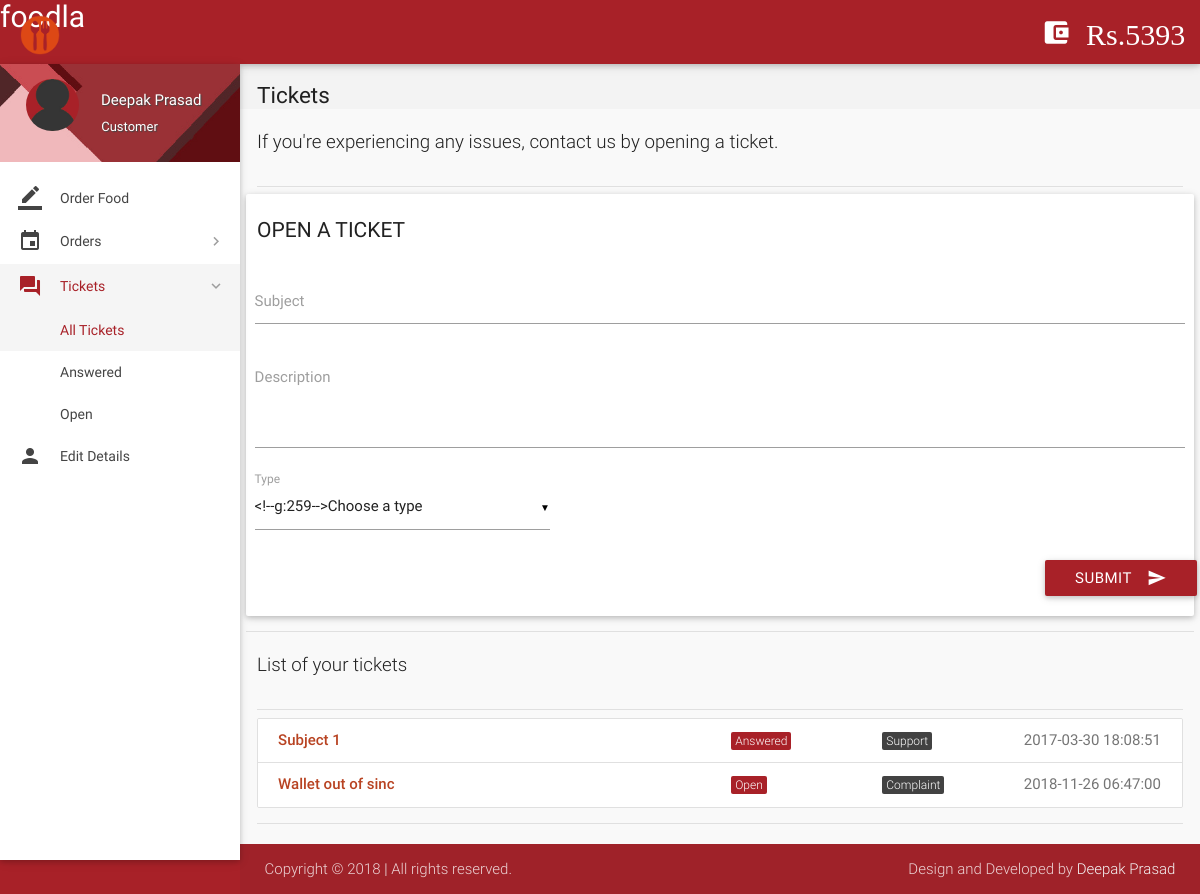
The app's page /tickets.php (signed in) with its own data.
### tables this page shows
CREATE TABLE `wallet_details` (
  `id` int(11) NOT NULL,
  `wallet_id` int(11) NOT NULL,
  `number` varchar(16) NOT NULL,
  `cvv` int(3) NOT NULL,
  `balance` int(11) NOT NULL DEFAULT '2000'
);

CREATE TABLE `tickets` (
  `id` int(11) NOT NULL,
  `poster_id` int(11) NOT NULL,
  `subject` varchar(100) NOT NULL,
  `description` varchar(3000) NOT NULL,
  `status` varchar(8) NOT NULL DEFAULT 'Open',
  `type` varchar(30) NOT NULL DEFAULT 'Others',
  `date` datetime NOT NULL DEFAULT CURRENT_TIMESTAMP,
  `deleted` tinyint(4) NOT NULL DEFAULT '0'
);

### includes/wallet.php (called while the page is built)
<?php
$user_id=$_SESSION['user_id'];
$sql = mysqli_query($con, "SELECT * FROM wallet where customer_id = $user_id");
while($row1 = mysqli_fetch_array($sql)){
$wallet_id = $row1['id'];
}
$sql = mysqli_query($con, "SELECT * FROM wallet_details where wallet_id = $wallet_id");
while($row1 = mysqli_fetch_array($sql)){
$balance = $row1['balance'];
}
?>

### includes/connect.php (called while the page is built, shortened)
<?php
if(isset($_SESSION['name'])){
$name = $_SESSION['name'];
$role = $_SESSION['role'];}
?>

### tickets.php (the view, shortened to what this page needs)
<?php
include 'includes/connect.php';
include 'includes/wallet.php';
	if($_SESSION['customer_sid']==session_id())
	{
		?>
<!DOCTYPE html>
<html lang="en">
<head>
  <link href="css/materialize.min.css" type="text/css" rel="stylesheet" media="screen,projection">
  <link href="css/style.min.css" type="text/css" rel="stylesheet" media="screen,projection">
  <link href="css/custom/custom.min.css" type="text/css" rel="stylesheet" media="screen,projection">
  <link href="js/plugins/perfect-scrollbar/perfect-scrollbar.css" type="text/css" rel="stylesheet" media="screen,projection">
  <link href="js/plugins/data-tables/css/jquery.dataTables.min.css" type="text/css" rel="stylesheet" media="screen,projection">
</head>
<body>
  <header id="header" class="page-topbar">
        <div class="navbar-fixed">
            <nav class="navbar-color">
                <div class="nav-wrapper">
                    <ul class="left">
											<li><h1 class="logo-wrapper"><a href="index.php" class="brand-logo darken-1"><img src="images/logo.png" style="height:40px;width:40px;"alt="logo"></a> <span>foodla</span></h1></li>
                    </ul>
                    <ul class="right hide-on-med-and-down">
											<li><a href="#" class="waves-effect waves-block waves-light"><i class="mdi-action-account-balance-wallet"> Rs.<?php echo $balance;?></i></a>
                        </li>
                    </ul>
                </div>
            </nav>
        </div>
  </header>
  <div id="main">
    <div class="wrapper">
      <aside id="left-sidebar-nav">
        <ul id="slide-out" class="side-nav fixed leftside-navigation">
            <li class="user-details cyan darken-2">
            <div class="row">
                <div class="col col s4 m4 l4">
                    <img src="images/avatar.jpg" alt="" class="circle responsive-img valign profile-image">
                </div>
                <div class="col col s8 m8 l8">
                    <a class="btn-flat dropdown-button waves-effect waves-light white-text profile-btn" href="#" data-activates="profile-dropdown"><?php echo $name;?> <i class="mdi-navigation-arrow-drop-down right"></i></a>
                    <p class="user-roal"><?php echo $role;?></p>
                </div>
            </div>
            </li>
            <li class="bold"><a href="index.php" class="waves-effect waves-cyan"><i class="mdi-editor-border-color"></i> Order Food</a>
            </li>
                <li class="no-padding">
                    <ul class="collapsible collapsible-accordion">
                        <li class="bold"><a class="collapsible-header waves-effect waves-cyan"><i class="mdi-editor-insert-invitation"></i> Orders</a>
                        </li>
                    </ul>
                </li>
                <li class="no-padding">
                    <ul class="collapsible collapsible-accordion">
                        <li class="bold"><a class="collapsible-header waves-effect waves-cyan active"><i class="mdi-action-question-answer"></i> Tickets</a>
                            <div class="collapsible-body">
                                <ul>
								<li class="<?php
								if(!isset($_GET['status'])){
										echo 'active';
									}?>
									"><a href="tickets.php">All Tickets</a>
                                </li>
								<?php
									$sql = mysqli_query($con, "SELECT DISTINCT status FROM tickets WHERE poster_id = $user_id AND not deleted;");
									while($row = mysqli_fetch_array($sql)){
                                    echo '<li class='.(isset($_GET['status'])?($status == $_GET['status'] ? 'active' : ''): '').'><a href="tickets.php?status='.$row['status'].'">'.$row['status'].'</a>
                                    </li>';
									}
									?>
                                </ul>
                            </div>
                        </li>
                    </ul>
                </li>
            <li class="bold"><a href="details.php" class="waves-effect waves-cyan"><i class="mdi-social-person"></i> Edit Details</a>
            </li>
        </ul>
        </aside>
      <section id="content">
        <div id="breadcrumbs-wrapper">
          <div class="container">
            <div class="row">
              <div class="col s12 m12 l12">
                <h5 class="breadcrumbs-title">Tickets</h5>
              </div>
            </div>
          </div>
        </div>
        <div class="container">
          <p class="caption">If you're experiencing any issues, contact us by opening a ticket.</p>
          <div class="divider"></div>
            <div class="row">
              <div class="col s12 m4 l3">
                <h4 class="header">Open a ticket</h4>
              </div>
<div>
                <div class="card-panel">
                  <div class="row">
                    <form class="formValidate" id="formValidate" method="post" action="routers/add-ticket.php" novalidate="novalidate" class="col s12">
                      <div class="row">
                        <div class="input-field col s12">
                          <input name="subject" id="subject" type="text" data-error=".errorTxt1">
                          <label for="subject" class="">Subject</label>
                        </div>
                      </div>
                      <div class="row">
                        <div class="input-field col s12">
                          <textarea name="description" id="description" class="materialize-textarea validate" data-error=".errorTxt2"></textarea>
                          <label for="description" class="">Description</label>
                        </div>
                      </div>
                      <div class="row">
                        <div class="input-field col s4">
							<label>Type</label>
                        </div>
                      </div>
                      <div class="row">
                        <div class="row">
                          <div class="input-field col s12">
                            <button class="btn cyan waves-effect waves-light right" type="submit" name="action">Submit
                              <i class="mdi-content-send right"></i>
                            </button>
                          </div>
                        </div>
                      </div>
                    </form>
                  </div>
                </div>
              </div>
            <div class="divider"></div>
          </div>
    </div>
        <div class="container">
          <p class="caption">List of your tickets</p>
          <div class="divider"></div>
									<div id="work-collections">
									<ul id="projects-collection" class="collection">
								<?php
									if(isset($_GET['status'])){
										$status = $_GET['status'];
									}
									else{
										$status = '%';
									}
									$sql = mysqli_query($con, "SELECT * FROM tickets WHERE poster_id = $user_id AND status LIKE '$status' AND not deleted;");
									while($row = mysqli_fetch_array($sql)){
									echo'<a href="view-ticket.php?id='.$row['id'].'"class="collection-item">
                                        <div class="row">
                                            <div class="col s6">
                                                <p class="collections-title">'.$row['subject'].'</p>
                                            </div>
                                            <div class="col s2">
                                            <span class="task-cat cyan">'.$row['status'].'</span></div>
                                            <div class="col s2">
                                            <span class="task-cat grey darken-3">'.$row['type'].'</span></div>
                                            <div class="col s2">
                                            <span class="badge">'.$row['date'].'</span></div>
                                        </div>
                                    </a>';
									}
									?>
									</ul>
									</div>
            <div class="divider"></div>
          </div>
    </div>
      </section></div>
  <footer class="page-footer">
    <div class="footer-copyright">
      <div class="container">
        <span>Copyright © 2018 <a class="grey-text text-lighten-4" href="#" target="_blank"> | </a> All rights reserved.</span>
        <span class="right"> Design and Developed by <a class="grey-text text-lighten-4" href="#">Deepak Prasad</a></span>
        </div>
    </div>
  </footer>
</body>
</html>
<?php
	}
?>

### records on screen
wallet_details: balance "5393"
tickets: subject "Subject 1", status "Answered", type "Support", date "2017-03-30 18:08:51"
tickets: subject "Wallet out of sinc", status "Open", type "Complaint", date "2018-11-26 06:47:00"

### other values on screen
$name "Deepak Prasad"
$role "Customer"
$row['status'] "Answered"
$row['status'] "Open"
